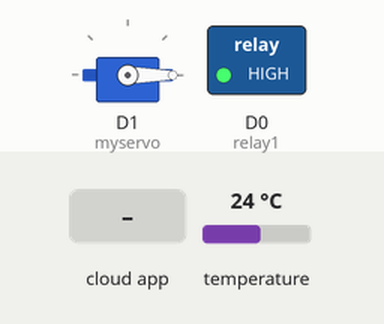
Bench run of a sketch on a simulated ESP8266 (NodeMCU). Parts: servo, switched loads named in the sketch (green lamp = pin HIGH). Inputs (shaded band) come from the test bench; at power-on: temperature 24 °C. WiFi joins after 1.5 s; servers stay silent unless stated; the Firebase database answers and starts empty; what the sketch prints to the serial monitor is not drawn.

Above: at 2.7 s.
2.8 s: the phone or cloud app sets Alimentar to 1
At 4.5 s:
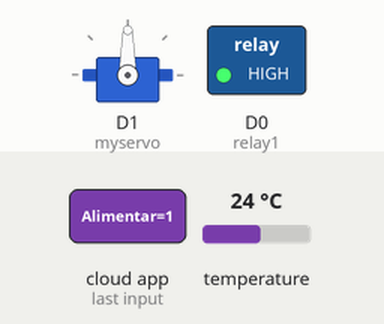
6.4 s: the phone or cloud app sets LED to 1
At 9.8 s:
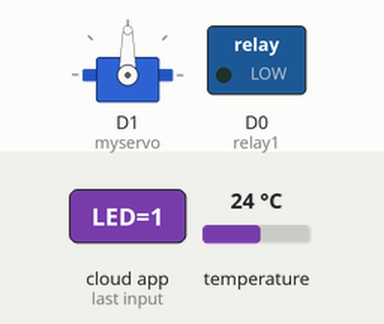
10.0 s: the phone or cloud app sets LED to 0
At 13.1 s:
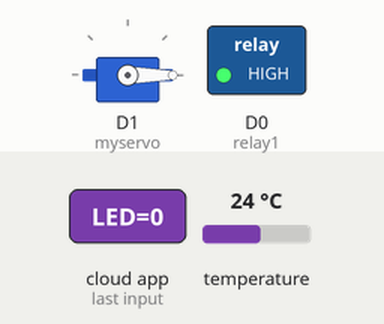
13.3 s: the phone or cloud app sets Alimentar to 0
At 14.4 s:
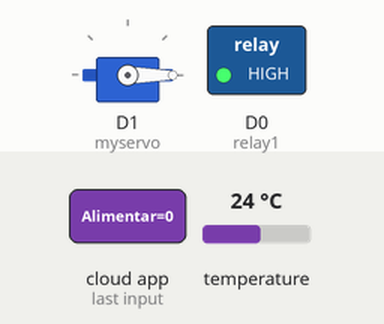
Timing chart, 0 to 16.3 s (numbered marks = the images above; inputs shaded):
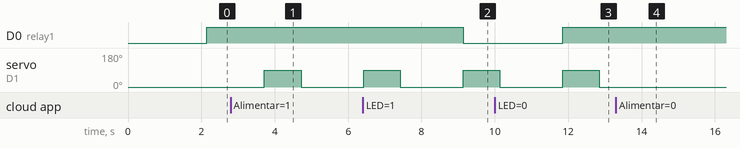

The sketch:

AquaCareFisico.ino
```cpp
#include <WiFiManager.h>
#if defined(ESP32)
#include <WiFi.h>
#elif defined(ESP8266)
#include <ESP8266WiFi.h>
#endif


#include <Firebase_ESP_Client.h>
#include <Servo.h>
#include <OneWire.h>
#include <DallasTemperature.h>

#define   relay1   D0
#define ONE_WIRE_BUS D2


// Provide the token generation process info.
#include <addons/TokenHelper.h>

// Provide the RTDB payload printing info and other helper functions.
#include <addons/RTDBHelper.h>

/* 2. Define the API Key */
#define API_KEY "AIzaSyCib82NkCyfwXVdczmLFSCfeDesJOI8a5Y"

/* 3. Define the RTDB URL */
#define DATABASE_URL "aquacarebd-fa5c0-default-rtdb.firebaseio.com" //<databaseName>.firebaseio.com or <databaseName>.<region>.firebasedatabase.app

/* 4. Define the user Email and password that alreadey registerd or added in your project */
#define USER_EMAIL "lucasfantunes2005@gmail.com"
#define USER_PASSWORD "123456"

// Define Firebase Data object
FirebaseData fbdo;

FirebaseAuth auth;
FirebaseConfig config;

Servo myservo;

OneWire oneWire(ONE_WIRE_BUS);
DallasTemperature sensors(&oneWire);
DeviceAddress insideThermometer;

String luz;
String rac;

float temp;

unsigned long sendDataPrevMillis = 0;

unsigned long count = 0;

void setup(void)
{
  WiFi.mode(WIFI_STA);


    Serial.begin(115200);


    WiFiManager wm;


    bool res;

    res = wm.autoConnect("AquaCare","password");

    if(!res) {
        Serial.println("Failed to connect");
    }
    else {

        Serial.println("connected...yeey :)");
    }
  Serial.print("Connected with IP: ");
  Serial.println(WiFi.localIP());
  Serial.println();

  Serial.printf("Firebase Client v%s\n\n", FIREBASE_CLIENT_VERSION);

  config.api_key = API_KEY;

  auth.user.email = USER_EMAIL;
  auth.user.password = USER_PASSWORD;

  config.database_url = DATABASE_URL;

  config.token_status_callback = tokenStatusCallback; // see addons/TokenHelper.h


#if defined(ESP8266)
  fbdo.setBSSLBufferSize(2048 /* Rx buffer size in bytes from 512 - 16384 */, 2048 /* Tx buffer size in bytes from 512 - 16384 */);
#endif

  // Limit the size of response payload to be collected in FirebaseData
  fbdo.setResponseSize(2048);

  Firebase.begin(&config, &auth);

  // Comment or pass false value when WiFi reconnection will control by your code or third party library
  Firebase.reconnectWiFi(true);

  Firebase.setDoubleDigits(5);

  config.timeout.serverResponse = 10 * 1000;


  myservo.attach(D1);//servo
  myservo.write(0);
  pinMode(relay1, OUTPUT);//relé

//ds18b20
  Serial.println("Dallas Temperature IC Control Library Demo");

  // locate devices on the bus
  Serial.print("Locating devices...");
  sensors.begin();
  Serial.print("Found ");
  Serial.print(sensors.getDeviceCount(), DEC);
  Serial.println(" devices.");

  // report parasite power requirements
  Serial.print("Parasite power is: ");
  if (sensors.isParasitePowerMode()) Serial.println("ON");
  else Serial.println("OFF");

  if (!sensors.getAddress(insideThermometer, 0)) Serial.println("Unable to find address for Device 0");

  Serial.print("Device 0 Address: ");
  //printAddress(insideThermometer);
  Serial.println();

  // set the resolution to 9 bit (Each Dallas/Maxim device is capable of several different resolutions)
  sensors.setResolution(insideThermometer, 9);

  Serial.print("Device 0 Resolution: ");
  Serial.print(sensors.getResolution(insideThermometer), DEC);
  Serial.println();
}


void printTemperature(DeviceAddress deviceAddress)
{
  // method 2 - faster
  float tempC = sensors.getTempC(deviceAddress);
  if(tempC == DEVICE_DISCONNECTED_C)
  {
    Serial.println("Error: Could not read temperature data");
    return;
  }

  temp = tempC;
  Serial.print("Temp C: ");
  Serial.print(tempC);
  Serial.print(" Temp F: ");
  Serial.println(DallasTemperature::toFahrenheit(tempC)); // Converts tempC to Fahrenheit
}


void loop(void)
{
  int pos;
  // Firebase.ready() should be called repeatedly to handle authentication tasks.

  if (Firebase.ready() && (millis() - sendDataPrevMillis > 1500 || sendDataPrevMillis == 0))
  {
    sendDataPrevMillis = millis();

    Serial.printf("Valor Luz... %s\n", Firebase.RTDB.getInt(&fbdo, F("/Aquario/Luz/LED")) ? luz = String(fbdo.to<int>()).c_str() : fbdo.errorReason().c_str());
    Serial.printf("Valor Racao... %s\n", Firebase.RTDB.getInt(&fbdo, F("/Aquario/Racao/Alimentar")) ? rac = String(fbdo.to<int>()).c_str() : fbdo.errorReason().c_str());
    Serial.printf("Valor Temperatura... %s\n", Firebase.RTDB.setString(&fbdo, F("/Aquario/Agua/Temperatura"), temp) ? "ok" : fbdo.errorReason().c_str());
    Serial.printf("O valor da temperatura... %s\n", Firebase.RTDB.getString(&fbdo, F("/Aquario/Agua/Temperatura")) ? fbdo.to<const char *>() : fbdo.errorReason().c_str());


//luz
   if (luz == "1"){
    digitalWrite(relay1, LOW);
    }else if(luz == "0") {
      digitalWrite(relay1, HIGH);
      }

//alimentação
     if (rac == "1"){
                           // waits 15ms for the servo to reach the position
      myservo.write(90);
      delay(1000);
      myservo.write(0);
      delay(1000);


  /*int pos;

  for (pos = 0; pos <= 180; pos += 1) { // goes from 0 degrees to 180 degrees
    // in steps of 1 degree
    myservo.write(pos);              // tell servo to go to position in variable 'pos'
    delay(15);                       // waits 15ms for the servo to reach the position
  }
  for (pos = 180; pos >= 0; pos -= 1) { // goes from 180 degrees to 0 degrees
    myservo.write(pos);              // tell servo to go to position in variable 'pos'
    delay(15);                       // waits 15ms for the servo to reach the position
  }*/
      }

//temperatura

   }

  Serial.print("Requesting temperatures...");
  sensors.requestTemperatures(); // Send the command to get temperatures
  Serial.println("DONE");

  // It responds almost immediately. Let's print out the data
  printTemperature(insideThermometer);


}


void printAddress(DeviceAddress deviceAddress)
{
  for (uint8_t i = 0; i < 8; i++)
  {
    if (deviceAddress[i] < 16) Serial.print("0");
    Serial.print(deviceAddress[i], HEX);
  }
}
```

Measured:
- after the input at 2.8 s, servo on D1 (myservo): 0° → 90° after 0.92 s, → 0° 1.0 s later
- after the input at 6.4 s, D0 (relay1): HIGH → LOW after 2.7 s
- after the input at 10.0 s, D0 (relay1): LOW → HIGH after 1.8 s
- after the input at 13.3 s, servo on D1 (myservo): stays 0° (without the input it goes to 90° after 1.3 s)
